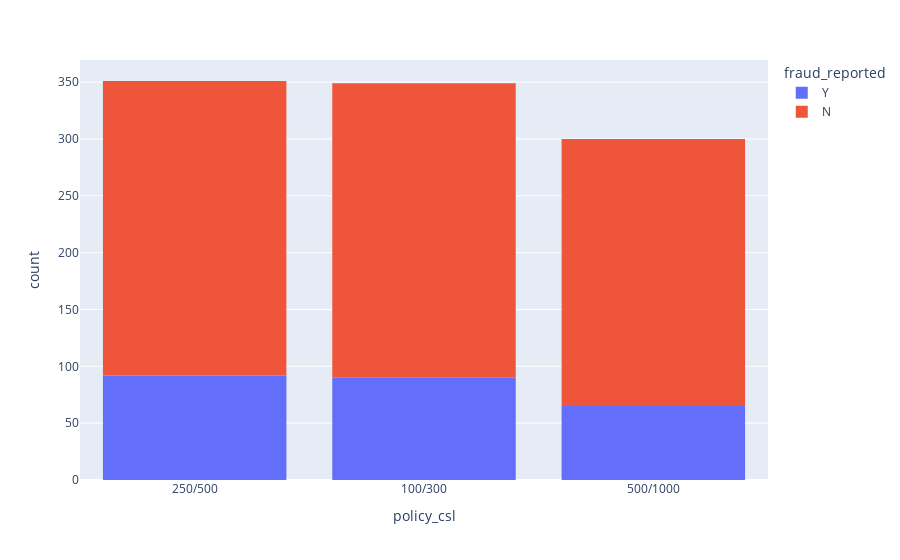

Source (notebook cell):
### Code cell
fig = px.histogram(df, x="policy_csl", color="fraud_reported")
fig.show()

### Figure 1 — Plotly figure (JSON) as saved in the notebook; plotly's stock layout.template omitted (floating-point values rounded to 4 significant figures; data arrays with more than 128 entries replaced by an {"elided": "..."} marker saying what was removed)
{"data": [{"alignmentgroup": "True", "bingroup": "x", "hovertemplate": "fraud_reported=Y<br>policy_csl=%{x}<br>count=%{y}<extra></extra>", "legendgroup": "Y", "marker": {"color": "#636efa", "pattern": {"shape": ""}}, "name": "Y", "offsetgroup": "Y", "orientation": "v", "showlegend": true, "type": "histogram", "x": {"elided": "247 str values"}, "xaxis": "x", "yaxis": "y"}, {"alignmentgroup": "True", "bingroup": "x", "hovertemplate": "fraud_reported=N<br>policy_csl=%{x}<br>count=%{y}<extra></extra>", "legendgroup": "N", "marker": {"color": "#EF553B", "pattern": {"shape": ""}}, "name": "N", "offsetgroup": "N", "orientation": "v", "showlegend": true, "type": "histogram", "x": {"elided": "753 str values"}, "xaxis": "x", "yaxis": "y"}], "layout": {"barmode": "relative", "legend": {"title": {"text": "fraud_reported"}, "tracegroupgap": 0}, "margin": {"t": 60}, "xaxis": {"anchor": "y", "domain": [0, 1], "title": {"text": "policy_csl"}}, "yaxis": {"anchor": "x", "domain": [0, 1], "title": {"text": "count"}}}}
